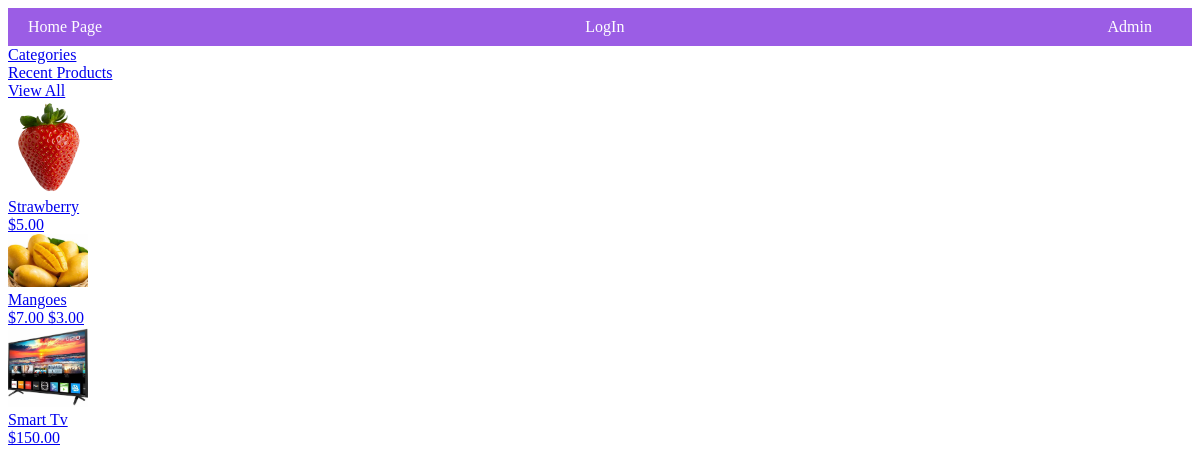
The app's page /view_all/, older data.
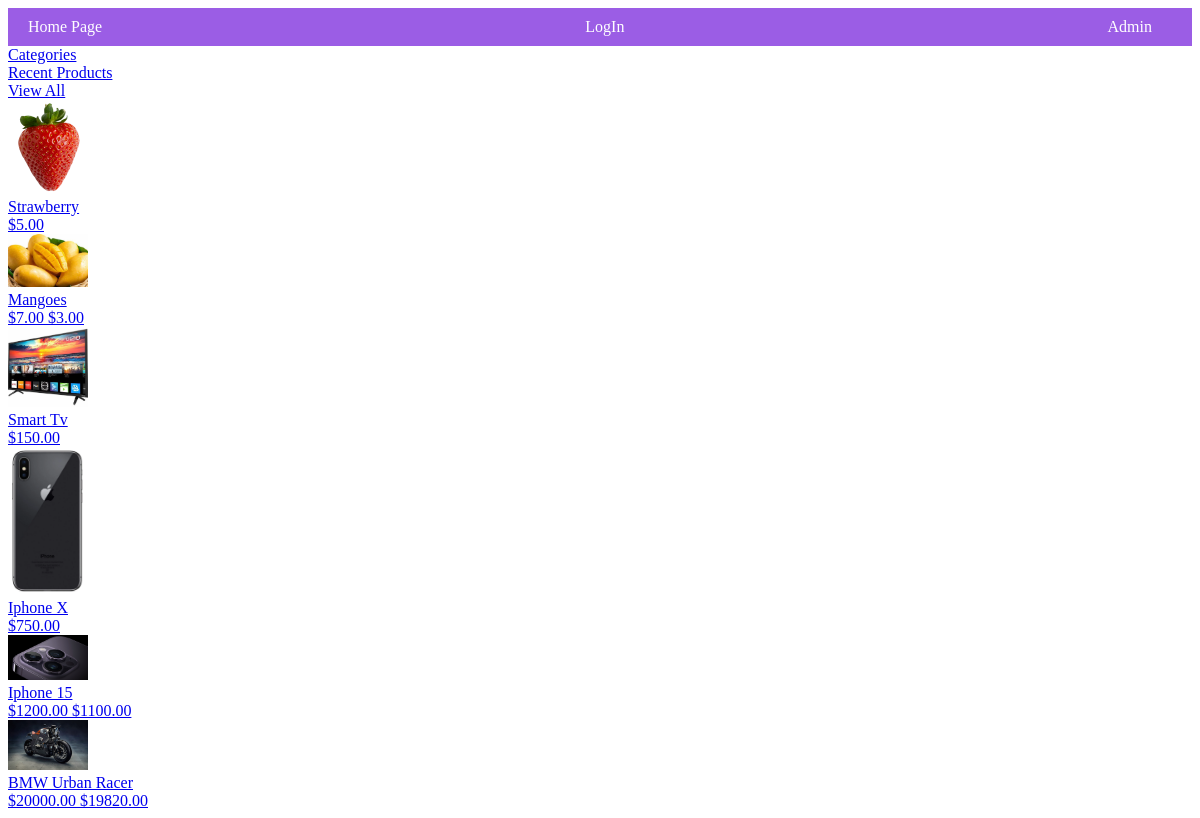
The same page, newer data.
### product/models.py (models this page shows, shortened)
class Products(models.Model):
    product_name = models.CharField(max_length=200)
    product_description = models.TextField(max_length=500)
    product_price = models.DecimalField('Price',max_digits=7,decimal_places=2)
    product_discounted_price = models.DecimalField('Discounted Price',max_digits=7,decimal_places=2,null=True,blank=True)
    product_specification = models.TextField(null= True, blank= True)
    product_posted_date = models.DateField( auto_now_add=True)
    product_images = models.ImageField(upload_to='products/')
    product_images2 = models.ImageField(null=True,blank=True,upload_to='products/')
    product_images3 = models.ImageField(null=True,blank=True,upload_to='products/')
    product_images4 = models.ImageField(null=True,blank=True,upload_to='products/')
    product_images5 = models.ImageField(null=True,blank=True,upload_to='products/')
    categories_choices = product_categories = {
    "ELECTRONICS": "Electronics",
    "CLOTHING & ACCESSORIES": "Clothing & Accessories",
    "HOME & KITCHEN": "Home & Kitchen",
    "BEAUTY & PERSONAL CARE": "Beauty & Personal Care",
    "HEALTH & FITNESS": "Health & Fitness",
    "TOYS & GAMES": "Toys & Games",
    "BOOKS & MEDIA": "Books & Media",
    "AUTOMOTIVE": "Automotive",
    "SPORTS & OUTDOORS": "Sports & Outdoors",
    "PET SUPPLIES": "Pet Supplies",
    "HOME APPLIANCES": "Home Appliances",
    "OFFICE SUPPLIES": "Office Supplies",
    "FURNITURE & DECOR": "Furniture & Decor",
    "JEWELRY & WATCHES": "Jewelry & Watches",
    "BABY & TODDLER": "Baby & Toddler",
    "FOOD & GROCERIES": "Food & Groceries",
    "ARTS & CRAFTS": "Arts & Crafts",
    "MUSICAL INSTRUMENTS": "Musical Instruments",
    "GARDEN & OUTDOOR LIVING": "Garden & Outdoor Living",
    "TRAVEL & LUGGAGE": "Travel & Luggage",
    "SMARTPHONE": "Smartphone",
    "LAPTOP": "Laptop",
    "CAMERA": "Camera",
    "TV": "TV",
    "HEADPHONE": "Headphone",
    "GADGET": "Gadget",
    "APPAREL": "Apparel",
    "BAG": "Bag",
    "JEWELRY": "Jewelry",
    "SUNGLASSES": "Sunglasses",
    "WATCH": "Watch",
    "HOME IMPROVEMENT": "Home Improvement",
    "DECOR": "Decor",
    "KITCHEN APPLIANCES": "Kitchen Appliances",
    "COOKWARE": "Cookware",
    "FURNITURE": "Furniture",
    "SKINCARE": "Skincare",
    "MAKEUP": "Makeup",
    "HAIRCARE": "Haircare",
    "GROOMING": "Grooming",
    "FRAGRANCES": "Fragrances",
    "EXERCISE EQUIPMENT": "Exercise Equipment",
    "NUTRITIONAL SUPPLEMENTS": "Nutritional Supplements",
    "FITNESS TRACKERS": "Fitness Trackers",
    "YOGA MATS": "Yoga Mats",
    "TOYS": "Toys",
    "BOARD GAMES": "Board Games",
    "PUZZLES": "Puzzles",
    "EDUCATIONAL TOYS": "Educational Toys",
    "OUTDOOR PLAY EQUIPMENT": "Outdoor Play Equipment",
    "BOOKS": "Books",
    "E-BOOKS": "E-books",
    "AUDIOBOOKS": "Audiobooks",
    "DVDS": "DVDs",
    "CDS": "CDs",
    "DIGITAL MEDIA": "Digital Media",
    "CAR PARTS": "Car Parts",
    "ACCESSORIES": "Accessories",
    "TOOLS": "Tools",
    "MAINTENANCE SUPPLIES": "Maintenance Supplies",
    "ELECTRONICS": "Electronics",
    "SPORTING EQUIPMENT": "Sporting Equipment",
    "CAMPING GEAR": "Camping Gear",
    "HIKING GEAR": "Hiking Gear",
    "OUTDOOR CLOTHING": "Outdoor Clothing",
    "FOOD": "Food",
    "TOYS": "Toys",
    "GROOMING PRODUCTS": "Grooming Products",
    "BEDS": "Beds",
    "CARRIERS": "Carriers",
    "LARGE APPLIANCES": "Large Appliances",
    "SMALL APPLIANCES": "Small Appliances",
    "STATIONERY": "Stationery",
    "DESK ORGANIZERS": "Desk Organizers",
    "PRINTERS": "Printers",
    "OFFICE FURNITURE": "Office Furniture",
    "TECHNOLOGY ACCESSORIES": "Technology Accessories",
    "SOFAS": "Sofas",
    "CHAIRS": "Chairs",
    "TABLES": "Tables",
    "LIGHTING FIXTURES": "Lighting Fixtures",
    "RUGS": "Rugs",
    "RINGS": "Rings",
    "NECKLACES": "Necklaces",
    "BRACELETS": "Bracelets",
    "EARRINGS": "Earrings",
    "WATCHES": "Watches",
    "CLOTHING": "Clothing",
    "DIAPERS": "Diapers",
    "FEEDING SUPPLIES": "Feeding Supplies",
    "STROLLERS": "Strollers",
    "TOYS": "Toys",
    "NON-PERISHABLE FOOD": "Non-perishable Food",
    "SNACKS": "Snacks",
    "BEVERAGES": "Beverages",
    "GOURMET FOODS": "Gourmet Foods",
    "SPICES": "Spices",
    "ART SUPPLIES": "Art Supplies",
    "CRAFTING MATERIALS": "Crafting Materials",
    "DIY KITS": "DIY Kits",
    "SEWING SUPPLIES": "Sewing Supplies",
    "GUITARS": "Guitars",
    "KEYBOARDS": "Keyboards",
    "DRUMS": "Drums",
    "VIOLINS": "Violins",
    "WIND INSTRUMENTS": "Wind Instruments",
    "GARDENING TOOLS": "Gardening Tools",
    "PLANTS": "Plants",
    "OUTDOOR FURNITURE": "Outdoor Furniture",
    "BBQ GRILLS": "BBQ Grills",
    "LUGGAGE SETS": "Luggage Sets",
    "BACKPACKS": "Backpacks",
    "TRAVEL ACCESSORIES": "Travel Accessories",
    "TOILETRIES": "Toiletries",
    "OUTDOOR GEAR": "Outdoor Gear"
    }
    product_category = models.CharField('category',max_length=100,choices=categories_choices)
    product_quantity = models.IntegerField()
    sellor_name = models.CharField(max_length=100)
    company_name = models.CharField(null= True, blank= True, max_length=200)
    product_website = models.URLField(null= True,blank=True)

### product/views.py (the view)
# urls.py: path('view_all/',views.view_all,name='view_all'),
def view_all(request):
    products = Products.objects.all()
    context = {'products':products}
    return render(request,'product/view_all.html',context)

### product/templates/product/view_all.html (shortened to what this page needs)
{% load static %}
<!DOCTYPE html>
<html lang="en">
<head>
    <link rel="stylesheet" href="{% static 'product/index_style.css' %}">
</head>
<body>
    <nav>
        <a href="{% url 'product:home' %}">Home Page</a>
        {% if request.user.is_authenticated %}
            <a href="{% url 'registration:signout' %}">LogOut</a>
        {% else %}
            <a href="{% url 'registration:login' %}">LogIn</a>
        {% endif %}
        <a href="/admin/">Admin</a>
    </nav>
    <div class="aside_links">
        <aside>
            <a href="{% url 'product:categories_page' %}">Categories</a><br>
            <a href="{% url 'product:recent_products' %}">Recent Products</a><br>
            <a href="{% url 'product:view_all' %}">View All</a><br>
        </aside>
    </div>
    <div class="article_product_list">
        {% for product in products %}
            <a href="{% url 'product:details' product.id %}" class="product_detailslink">
            <article class="product_data">
                <img src="{{product.product_images.url}}" width="80" > <br>
                <label class="discounted_price">{{product.product_name}}</label><br>
                {% if product.product_discounted_price %}
                <label>${{product.product_price}}  ${{product.product_discounted_price}}</label><br>
                {% else %}
                <label class="price">${{product.product_price}}</label><br>
                {% endif %}
            </a>
        {% endfor %}
    </div>
</body>
</html>

Row changes from the older to the newer data that the page shows:
added Products: product_images (picture), product_name "Iphone X", product_price "750.00"
added Products: product_images (picture), product_name "Iphone 15", product_price "1200.00", product_discounted_price "1100.00"
added Products: product_images (picture), product_name "BMW Urban Racer", product_price "20000.00", product_discounted_price "19820.00"
